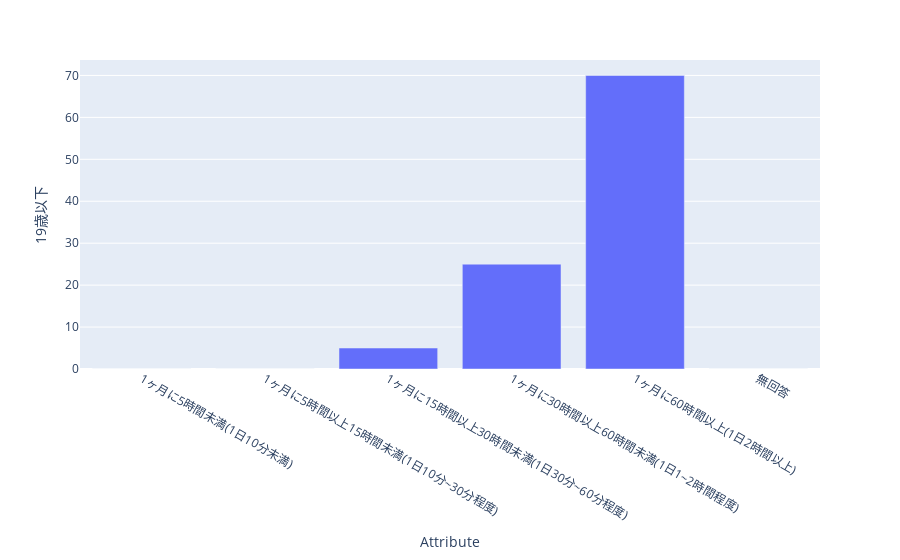

The code cell stored with this chart in its notebook:
### Code cell
fig = px.bar(df_utf, x='Attribute', y='19歳以下')
fig.show()

### Figure 1 — Plotly figure (JSON) as saved in the notebook; plotly's stock layout.template omitted (floating-point values rounded to 4 significant figures)
{"data": [{"alignmentgroup": "True", "hovertemplate": "Attribute=%{x}<br>19歳以下=%{y}<extra></extra>", "legendgroup": "", "marker": {"color": "#636efa", "pattern": {"shape": ""}}, "name": "", "offsetgroup": "", "orientation": "v", "showlegend": false, "textposition": "auto", "type": "bar", "x": ["1ヶ月に5時間未満(1日10分未満)", "1ヶ月に5時間以上15時間未満(1日10分~30分程度)", "1ヶ月に15時間以上30時間未満(1日30分~60分程度)", "1ヶ月に30時間以上60時間未満(1日1~2時間程度)", "1ヶ月に60時間以上(1日2時間以上)", "無回答"], "xaxis": "x", "y": [0, 0, 5, 25, 70, 0], "yaxis": "y"}], "layout": {"barmode": "relative", "legend": {"tracegroupgap": 0}, "margin": {"t": 60}, "xaxis": {"anchor": "y", "domain": [0, 1], "title": {"text": "Attribute"}}, "yaxis": {"anchor": "x", "domain": [0, 1], "title": {"text": "19歳以下"}}}}
